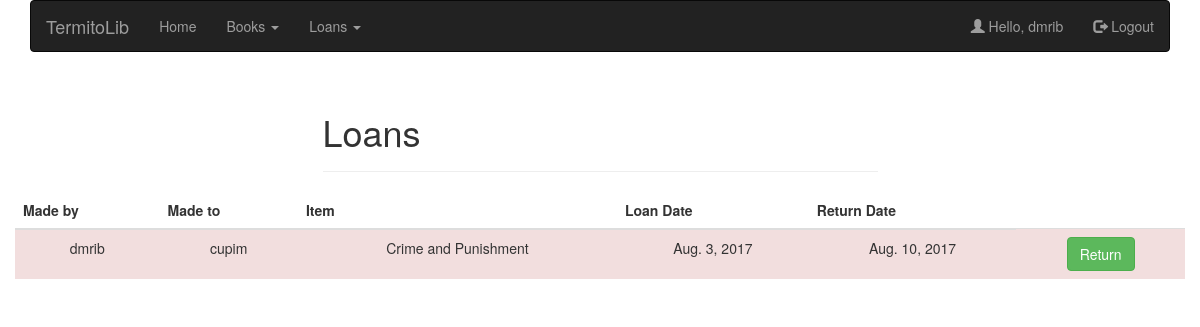
/loans/return/ (signed in), run on an earlier commit of the app's database.
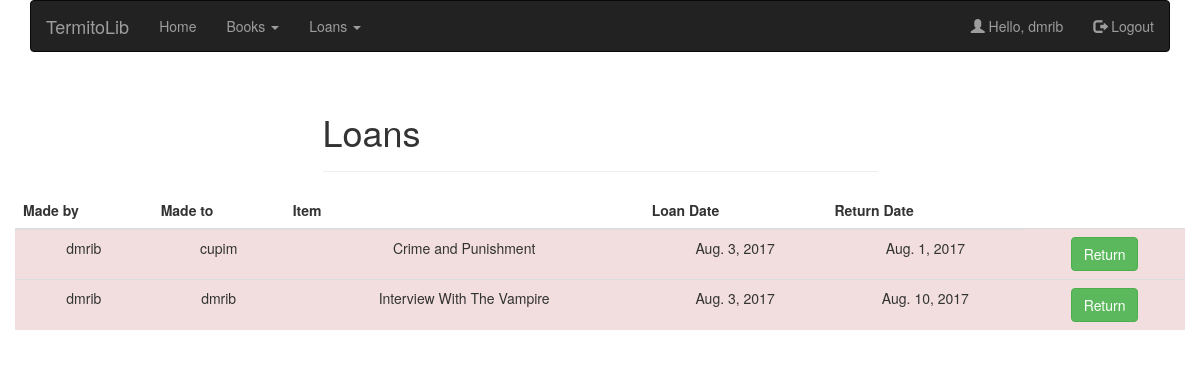
And on a later commit of the database.
### loans/models.py (models this page shows, shortened)
class Loan(models.Model):
    by = models.ForeignKey(settings.AUTH_USER_MODEL)
    to = models.ForeignKey(settings.AUTH_USER_MODEL, related_name='to')
    item = models.ForeignKey(Book)
    loan_date = models.DateTimeField(auto_now_add=True)
    return_date = models.DateTimeField(default=get_deadline)
    active = models.BooleanField(default=True)
    class Meta:
        ordering = ['loan_date', 'return_date']
    @property
    def is_late(self):
        if self.return_date < timezone.now():
            return True
        else:
            return False
    def get_absolute_url(self):
        return f"/loans/{self.pk}"

### books/models.py (models this page shows, shortened)
class Book(models.Model):
    registered_by = models.ForeignKey(settings.AUTH_USER_MODEL)
    name = models.CharField(max_length=200, unique=True)
    authors = models.TextField(max_length=500, help_text='Separate each item by comma.')
    tags = models.TextField(help_text='Separate each item by comma.', blank=True, null=True)
    publisher = models.CharField(max_length=200)
    isbn = models.CharField(max_length=200, unique=True)
    shelf = models.CharField(max_length=10)
    code = models.CharField(max_length=10, unique=True)
    copies = models.PositiveIntegerField()
    registered = models.DateTimeField(auto_now_add=True)
    updated = models.DateTimeField(auto_now=True)
    class Meta:
        ordering = ['name', 'code']

### loans/views.py (the view)
class LoansListView(LoginRequiredMixin, PermissionRequiredMixin, ListView):
    template_name = 'loans/loans_return.html'
    context_object_name = 'loans'
    login_url = '/login'
    permission_required = 'is_staff'
    def get_queryset(self):
        result = Loan.objects.all()
        return result

### loans/templates/loans/loans_return.html (shortened to what this page needs)
{% extends "layout.html" %}
{% block page_title %}Loans{% endblock %}
{% block entire_page_content %}
{% if loans %}
    <div class="table-responsive">
    <table class="table table-striped text-center align-right">
        <thead>
          <tr>
            <th>Made by</th>
            <th>Made to</th>
            <th>Item</th>
            <th>Loan Date</th>
            <th>Return Date</th>
          </tr>
        </thead>
        <tbody>
        {% for loan in loans %}
          <tr {% if loan.is_late %} class="danger"{% endif %}>
            <td>{{loan.by.username}}</td>
            <td>{{loan.to.username}}</td>
            <td>{{loan.item.name}}</td>
            <td>{{loan.loan_date|date}}</td>
            <td>{{loan.return_date|date}}</td>
            <td><a href="{{ loan.get_absolute_url }}/delete"><button type="button" class="btn btn-success">Return</button></a>
</a></td>
          </tr>
        {% endfor %}
        </tbody>
    </table>
</div>
    {% else %}
        <p class="text-center">No active loans.</p>
    {% endif %}
{% endblock %}

What changed in the data, as far as the page shows it:
changed Loan "cupim": return_date "Aug. 10, 2017" → "Aug. 1, 2017"
added Loan: by.username "dmrib", to.username "dmrib", item.name "Interview With The Vampire", loan_date "Aug. 3, 2017", return_date "Aug. 10, 2017"
